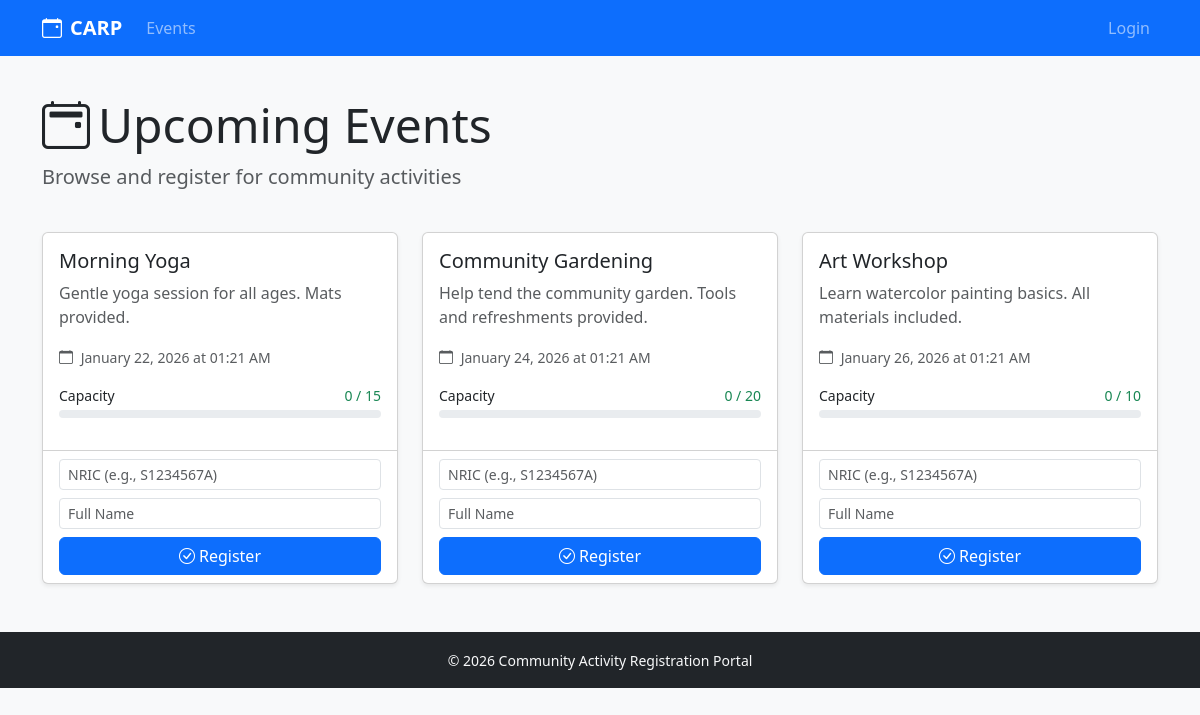
The page / on the database its author committed.
### app/models.py (models this page shows, shortened)
class Event(db.Model):
    __tablename__ = 'event'
    id: int = db.Column(db.Integer, primary_key=True)
    title: str = db.Column(db.String(100), nullable=False)
    description: Optional[str] = db.Column(db.Text, nullable=True)
    max_capacity: int = db.Column(db.Integer, default=20, nullable=False)
    start_time: datetime = db.Column(db.DateTime, nullable=False)
    registrations = db.relationship('Registration', back_populates='event', lazy='dynamic')

### app/routes.py (the view)
@main_bp.route('/')
def index():
    events_data = get_all_events_with_counts()
    linked_participant = None
    if current_user.is_authenticated:
        linked_participant = get_participant_for_user(current_user.id)
    return render_template(
        'index.html',
        events_data=events_data,
        linked_participant=linked_participant
    )

### app/services.py (called while the page is built)
def get_event_registration_count(event_id: int) -> int:
    count = db.session.scalar(
        db.select(func.count(Registration.id)).filter_by(event_id=event_id)
    )
    return count or 0

def get_all_events_with_counts() -> list[dict]:
    events = db.session.execute(db.select(Event)).scalars().all()
    result = []
    for event in events:
        count = get_event_registration_count(event.id)
        result.append({
            'event': event,
            'count': count,
            'is_full': count >= event.max_capacity
        })
    return result

### app/templates/index.html (shortened to what this page needs)
{% extends "base.html" %}
{% from "macros.html" import render_event_card %}
{% block content %}
<div class="row mb-4">
    <div class="col">
        <h1 class="display-5">
            <i class="bi bi-calendar2-event me-2"></i>Upcoming Events
        </h1>
        <p class="lead text-muted">Browse and register for community activities</p>
    </div>
</div>
{% if events_data %}
<div class="row">
    {% for event_data in events_data %}
    {{ render_event_card(event_data, linked_participant) }}
    {% endfor %}
</div>
{% else %}
<div class="alert alert-info">
    <i class="bi bi-info-circle me-2"></i>
    No events are currently available. Check back soon!
</div>
{% endif %}
{% endblock %}

### app/templates/macros.html (shortened to what this page needs)
{% macro render_event_card(event_data, linked_participant) %}
{% set event = event_data.event %}
{% set count = event_data.count %}
{% set is_full = event_data.is_full %}
<div class="col-md-6 col-lg-4 mb-4">
    <div class="card event-card h-100 shadow-sm">
        <div class="card-body">
            <h5 class="card-title">{{ event.title }}</h5>
            <p class="card-text text-muted">{{ event.description or 'No description available.' }}</p>
            <div class="mb-3">
                <small class="text-muted">
                    <i class="bi bi-calendar me-1"></i>
                    {{ event.start_time.strftime('%B %d, %Y at %I:%M %p') }}
                </small>
            </div>
            <div class="mb-3">
                <div class="d-flex justify-content-between mb-1">
                    <small>Capacity</small>
                    <small class="{% if is_full %}text-danger{% else %}text-success{% endif %}">
                        {{ count }} / {{ event.max_capacity }}
                    </small>
                </div>
                <div class="progress capacity-bar">
                </div>
            </div>
        </div>
        <div class="card-footer bg-transparent">
            {% if is_full %}
            <button class="btn btn-secondary w-100" disabled>
                <i class="bi bi-x-circle me-1"></i>Full
            </button>
            {% else %}
            {% if linked_participant %}
            <form method="POST" action="{{ url_for('main.register', event_id=event.id) }}">
                <p class="small text-muted mb-2">
                    <i class="bi bi-person-check me-1"></i>
                    Registering as <strong>{{ linked_participant.full_name }}</strong>
                </p>
                <button type="submit" class="btn btn-primary w-100">
                    <i class="bi bi-check-circle me-1"></i>Register
                </button>
            </form>
            {% else %}
            <form method="POST" action="{{ url_for('main.register', event_id=event.id) }}">
                <div class="mb-2">
                    <input type="text" class="form-control form-control-sm" name="nric"
                        placeholder="NRIC (e.g., S1234567A)" required>
                </div>
                <div class="mb-2">
                    <input type="text" class="form-control form-control-sm" name="name" placeholder="Full Name"
                        required>
                </div>
                <button type="submit" class="btn btn-primary w-100">
                    <i class="bi bi-check-circle me-1"></i>Register
                </button>
            </form>
            {% endif %}
            {% endif %}
        </div>
    </div>
</div>
{% endmacro %}

### app/templates/base.html (style rules this page uses)
.capacity-bar { height: 8px; border-radius: 4px; }
.event-card { transition: transform 0.2s ease-in-out; }

### rows shown on the page
Event: title "Morning Yoga", description "Gentle yoga session for all ages. Mats provided.", start_time "January 22, 2026 at 01:21 AM", max_capacity "15"
Event: title "Community Gardening", description "Help tend the community garden. Tools and refreshments provided.", start_time "January 24, 2026 at 01:21 AM", max_capacity "20"
Event: title "Art Workshop", description "Learn watercolor painting basics. All materials included.", start_time "January 26, 2026 at 01:21 AM", max_capacity "10"

### other values the page prints
{{ count }} "0" "0" "0"
